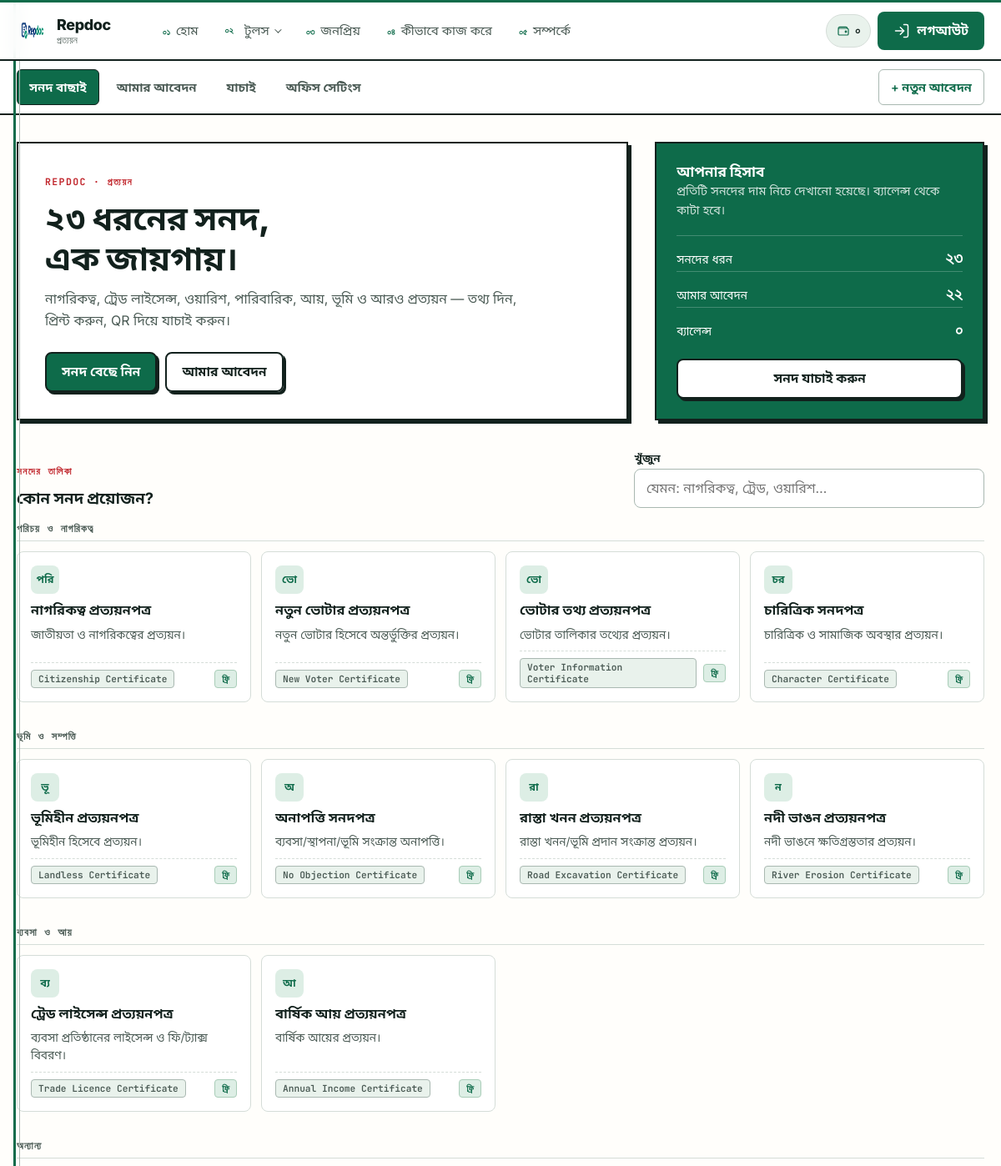
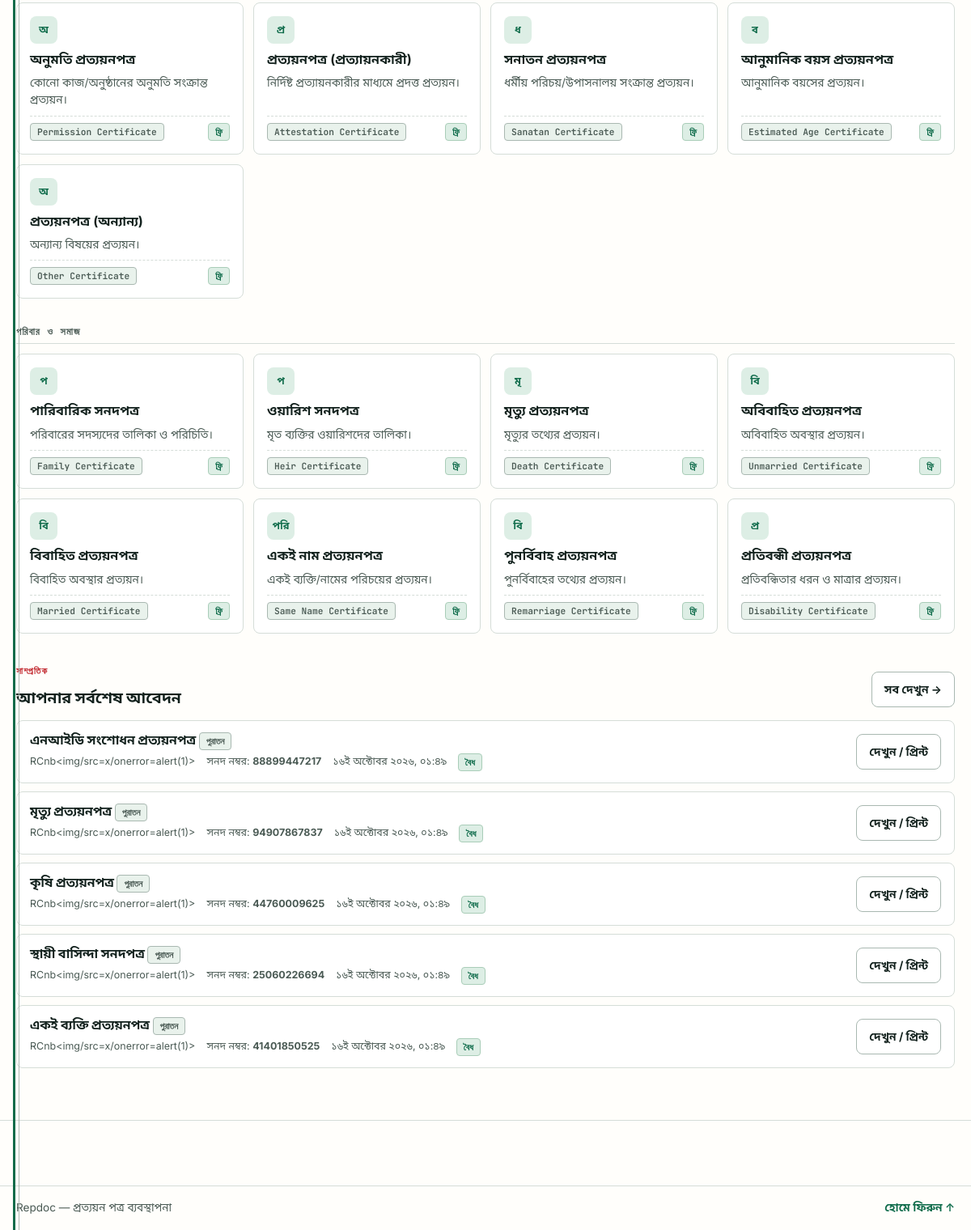
The page /genaretor/prottoyon/index.php (signed in) on the database its author committed (2 pictures, top to bottom).
### tables this page shows
CREATE TABLE users (
        id INTEGER PRIMARY KEY AUTOINCREMENT,
        fullname TEXT NOT NULL,
        email TEXT NOT NULL UNIQUE,
        phone TEXT DEFAULT '',
        password TEXT NOT NULL,
        role VARCHAR(32) NOT NULL DEFAULT 'user',
        status VARCHAR(32) NOT NULL DEFAULT 'pending',
        balance INT NOT NULL DEFAULT 0,
        note TEXT,
        last_login_at DATETIME NULL,
        created_at DATETIME DEFAULT CURRENT_TIMESTAMP
    );

CREATE TABLE document_logs (
        id INTEGER PRIMARY KEY AUTOINCREMENT,
        user_id INT NOT NULL,
        tool_key TEXT NOT NULL,
        ref TEXT DEFAULT '',
        dob TEXT DEFAULT '',
        photo TEXT DEFAULT '',
        signature TEXT DEFAULT '',
        data TEXT,
        created_at DATETIME DEFAULT CURRENT_TIMESTAMP
    , cert_no TEXT, status VARCHAR(32) NOT NULL DEFAULT 'valid', office TEXT);

### genaretor/prottoyon/index.php (the view, shortened to what the rows shown need)
<?php
require_once __DIR__ . '/includes/layout.php';
$me = current_user();
$db = repdoc_db();
$recent = [];
if ($db) {
    try {
        $st = $db->prepare("SELECT * FROM document_logs WHERE user_id = ? AND tool_key LIKE 'prottoyon!_%' ESCAPE '!' ORDER BY id DESC LIMIT 5");
        $st->execute([$me['id']]);
        $recent = $st->fetchAll();
    } catch (Throwable $e) {}
}
prottoyon_page_start('প্রত্যয়ন পত্র', 'home');
?>
<section class="pp-hero">
    <div class="pp-hero-copy">
        <h1>২৩ ধরনের সনদ,<br>এক জায়গায়।</h1>
    </div>
    <aside class="pp-hero-side">
        <div>
            <h2>আপনার হিসাব</h2>
        </div>
        <div>
            <div class="pp-stat"><span>ব্যালেন্স</span><b><?= prottoyon_bn_digits((string) user_balance((int) $me['id'])) ?></b></div>
        </div>
    </aside>
</section>
<section id="ppTypes">
    <div class="pp-toolbar">
        <div>
            <h2>কোন সনদ প্রয়োজন?</h2>
        </div>
    </div>
</section>
<?php if ($recent !== []): ?>
<section class="pp-recent">
    <div class="pp-toolbar">
        <div>
            <h2 style="margin:0;font-size:1.2rem">আপনার সর্বশেষ আবেদন</h2>
        </div>
    </div>
    <div class="pp-list">
        <?php foreach ($recent as $row): ?>
            <?php
            $rkey = prottoyon_type_from_tool_key((string) $row['tool_key']);
            $rdecoded = prottoyon_decode_row($row);
            $rlegacy = (int) ($rdecoded['v'] ?? 1) < 2;
            $rrevoked = (($row['status'] ?? 'valid') === 'revoked');
            $rname = trim((string) ($rdecoded['personal']['name_bn'] ?? $rdecoded['name_bn'] ?? ''));
            ?>
            <article class="pp-list-row">
                <div>
                    <h3><?= e(prottoyon_type_title($rkey, (string) $row['tool_key'])) ?><?= $rlegacy ? ' <span class="pp-badge">পুরাতন</span>' : '' ?></h3>
                    <div class="pp-list-meta">
                        <?php if ($rname !== ''): ?><span><?= e($rname) ?></span><?php endif; ?>
                        <span>সনদ নম্বর: <b><?= e((string) ($row['cert_no'] ?: '—')) ?></b></span>
                        <span><?= e(prottoyon_format_date((string) $row['created_at'], true)) ?></span>
                        <span class="pp-badge <?= $rrevoked ? 'pp-badge-bad' : 'pp-badge-ok' ?>"><?= $rrevoked ? 'বাতিল' : 'বৈধ' ?></span>
                    </div>
                </div>
                <div class="pp-list-actions">
                    <a class="pp-btn" href="<?= e(repdoc_url('genaretor/prottoyon/view.php?id=' . (int) $row['id'])) ?>">দেখুন / প্রিন্ট</a>
                </div>
            </article>
        <?php endforeach; ?>
    </div>
</section>
<?php endif; ?>
<?php prottoyon_page_end(); ?>

### genaretor/prottoyon/includes/layout.php (shortened to what the rows shown need)
<?php
require_once dirname(__DIR__, 3) . '/src/bootstrap.php';
require_once dirname(__DIR__, 3) . '/src/nav.php';
function prottoyon_page_start(string $title, string $active = ''): void
{
    $me = current_user();
    $balance = $me ? user_balance((int) $me['id']) : 0;
    ?>
<!DOCTYPE html>
<html lang="bn">
<head>
    <link rel="stylesheet" href="<?= e(repdoc_url('src/assets/css/tokens.css?v=1')) ?>">
    <link rel="stylesheet" href="<?= e(repdoc_url('src/assets/css/shell.css?v=1')) ?>">
    <link rel="stylesheet" href="<?= e(repdoc_url('src/assets/css/home.css?v=1')) ?>">
    <link rel="stylesheet" href="<?= e(repdoc_url('genaretor/prottoyon/assets/css/prottoyon.css?v=2')) ?>">
</head>
<body class="pp-page">
    <header class="site-header">
        <div class="container header-inner">
            <div class="header-actions">
                <span class="user-chip" title="ক্রেডিট ব্যালেন্স">
                    <svg class="icon" viewBox="0 0 24 24" aria-hidden="true"><use href="#pp-i-wallet"/></svg>
                    <span class="balance"><?= prottoyon_bn_digits((string) $balance) ?></span>
                </span>
            </div>
        </div>
    </header>
    <main class="pp-main container" id="ppMain">
<?php
}
function prottoyon_page_end(): void
{
    ?>
    </main>
</body>
</html>
<?php
}

### rows shown on the page
users: balance "০"
document_logs: tool_key "এনআইডি সংশোধন প্রত্যয়নপত্র", shows "পুরাতন", rname "RCnb<img/src=x/onerror=alert(1)>", cert_no "88899447217", created_at "১৬ই অক্টোবর ২০২৬, ০১:৪৯", status "বৈধ"
document_logs: tool_key "মৃত্যু প্রত্যয়নপত্র", shows "পুরাতন", rname "RCnb<img/src=x/onerror=alert(1)>", cert_no "94907867837", created_at "১৬ই অক্টোবর ২০২৬, ০১:৪৯", status "বৈধ"
document_logs: tool_key "কৃষি প্রত্যয়নপত্র", shows "পুরাতন", rname "RCnb<img/src=x/onerror=alert(1)>", cert_no "44760009625", created_at "১৬ই অক্টোবর ২০২৬, ০১:৪৯", status "বৈধ"
document_logs: tool_key "স্থায়ী বাসিন্দা সনদপত্র", shows "পুরাতন", rname "RCnb<img/src=x/onerror=alert(1)>", cert_no "25060226694", created_at "১৬ই অক্টোবর ২০২৬, ০১:৪৯", status "বৈধ"
document_logs: tool_key "একই ব্যক্তি প্রত্যয়নপত্র", shows "পুরাতন", rname "RCnb<img/src=x/onerror=alert(1)>", cert_no "41401850525", created_at "১৬ই অক্টোবর ২০২৬, ০১:৪৯", status "বৈধ"

### other values the page prints
$pick('হোম', 'Home') "হোম"
$pick('টুলস', 'Tools') "টুলস"
$pick('জনপ্রিয়', 'Popular') "জনপ্রিয়"
$pick('কীভাবে কাজ করে', 'How it works') "কীভাবে কাজ করে"
$pick('সম্পর্কে', 'About') "সম্পর্কে"
prottoyon_bn_digits('23') "২৩"
prottoyon_bn_digits((string) $count) "২২"
$group "পরিচয় ও নাগরিকত্ব"
$icons[$item['icon']] "পরি"
$item['title'] "নাগরিকত্ব প্রত্যয়নপত্র"
$item['description'] "জাতীয়তা ও নাগরিকত্বের প্রত্যয়ন।"
$item['title_en'] "Citizenship Certificate"
$icons[$item['icon']] "ভো"
$item['title'] "নতুন ভোটার প্রত্যয়নপত্র"
$item['description'] "নতুন ভোটার হিসেবে অন্তর্ভুক্তির প্রত্যয়ন।"
